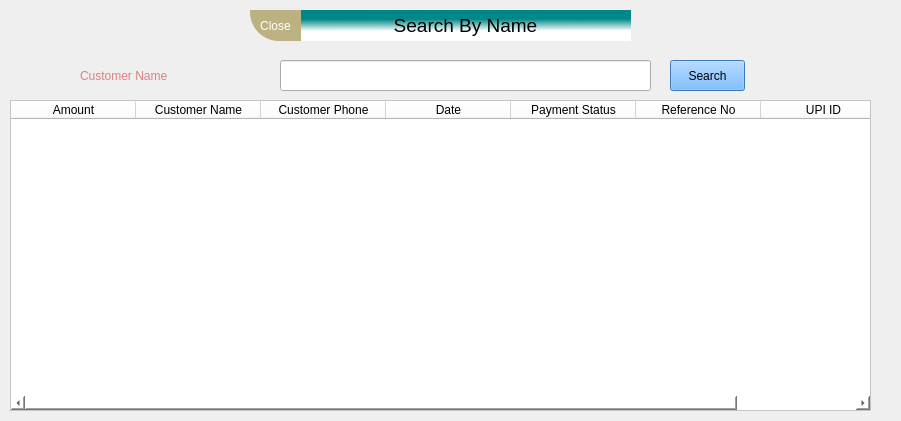
   <widget class="QWidget" name="widget_search" native="true">
    <property name="geometry">
     <rect>
      <x>30</x>
      <y>0</y>
      <width>901</width>
      <height>421</height>
     </rect>
    </property>
    <widget class="QTableWidget" name="search_tableWidget">
     <property name="geometry">
      <rect>
       <x>10</x>
       <y>100</y>
       <width>861</width>
       <height>311</height>
      </rect>
     </property>
     <property name="sizePolicy">
      <sizepolicy hsizetype="Expanding" vsizetype="Expanding">
       <horstretch>0</horstretch>
       <verstretch>0</verstretch>
      </sizepolicy>
     </property>
     <property name="minimumSize">
      <size>
       <width>0</width>
       <height>0</height>
      </size>
     </property>
     <property name="maximumSize">
      <size>
       <width>921</width>
       <height>16777215</height>
      </size>
     </property>
     <property name="sizeIncrement">
      <size>
       <width>0</width>
       <height>0</height>
      </size>
     </property>
     <property name="baseSize">
      <size>
       <width>0</width>
       <height>0</height>
      </size>
     </property>
     <property name="mouseTracking">
      <bool>false</bool>
     </property>
     <property name="styleSheet">
      <string notr="true">background-color: rgb(255, 255, 255);
border-color: rgb(141, 206, 198);
font: 12pt &quot;Arial&quot;;
</string>
     </property>
     <property name="locale">
      <locale language="English" country="India"/>
     </property>
     <property name="editTriggers">
      <set>QAbstractItemView::NoEditTriggers</set>
     </property>
     <property name="dragDropOverwriteMode">
      <bool>true</bool>
     </property>
     <property name="selectionMode">
      <enum>QAbstractItemView::NoSelection</enum>
     </property>
     <property name="selectionBehavior">
      <enum>QAbstractItemView::SelectItems</enum>
     </property>
     <property name="gridStyle">
      <enum>Qt::NoPen</enum>
     </property>
     <property name="sortingEnabled">
      <bool>true</bool>
     </property>
     <attribute name="horizontalHeaderDefaultSectionSize">
      <number>125</number>
     </attribute>
     <column>
      <property name="text">
       <string>Amount</string>
      </property>
     </column>
     <column>
      <property name="text">
       <string>Customer Name</string>
      </property>
     </column>
     <column>
      <property name="text">
       <string>Customer Phone</string>
      </property>
     </column>
     <column>
      <property name="text">
       <string>Date</string>
      </property>
     </column>
     <column>
      <property name="text">
       <string>Payment Status</string>
      </property>
     </column>
     <column>
      <property name="text">
       <string>Reference No</string>
      </property>
     </column>
     <column>
      <property name="text">
       <string>UPI ID</string>
      </property>
     </column>
    </widget>
    <widget class="QLabel" name="search_label">
     <property name="geometry">
      <rect>
       <x>300</x>
       <y>10</y>
       <width>331</width>
       <height>31</height>
      </rect>
     </property>
     <property name="styleSheet">
      <string notr="true">background-color: qlineargradient(spread:pad, x1:0.528, y1:0.29, x2:0.533292, y2:0.676, stop:0 rgba(0, 135, 135, 255), stop:1 rgba(255, 255, 255, 255));
color: rgb(0, 0, 0);</string>
     </property>
     <property name="text">
      <string>&lt;html&gt;&lt;head/&gt;&lt;body&gt;&lt;p align=&quot;center&quot;&gt;&lt;span style=&quot; font-size:14pt;&quot;&gt;Search By Name&lt;/span&gt;&lt;/p&gt;&lt;/body&gt;&lt;/html&gt;</string>
     </property>
    </widget>
    <widget class="QLineEdit" name="search_name">
     <property name="geometry">
      <rect>
       <x>280</x>
       <y>60</y>
       <width>371</width>
       <height>31</height>
      </rect>
     </property>
     <property name="styleSheet">
      <string notr="true">color: rgb(0, 0, 70);
font: 700 14pt &quot;Segoe UI Variable Display&quot;;</string>
     </property>
    </widget>
    <widget class="QLabel" name="search_label_2">
     <property name="geometry">
      <rect>
       <x>80</x>
       <y>60</y>
       <width>171</width>
       <height>31</height>
      </rect>
     </property>
     <property name="styleSheet">
      <string notr="true">color: rgb(220, 127, 127);
font: 700 15pt &quot;Segoe Print&quot;;</string>
     </property>
     <property name="text">
      <string>Customer Name</string>
     </property>
    </widget>
    <widget class="QPushButton" name="search_close">
     <property name="geometry">
      <rect>
       <x>250</x>
       <y>10</y>
       <width>51</width>
       <height>31</height>
      </rect>
     </property>
     <property name="cursor">
      <cursorShape>PointingHandCursor</cursorShape>
     </property>
     <property name="styleSheet">
      <string notr="true">background-color: rgb(188, 178, 129);
font: 10pt &quot;Segoe Print&quot;;
color: rgb(255, 255, 255);
border-bottom-left-radius:29px;</string>
     </property>
     <property name="text">
      <string>Close</string>
     </property>
    </widget>
    <widget class="QPushButton" name="search_search">
     <property name="geometry">
      <rect>
       <x>670</x>
       <y>60</y>
       <width>75</width>
       <height>31</height>
      </rect>
     </property>
     <property name="styleSheet">
      <string notr="true">background-color: rgb(85, 170, 255);
color: rgb(0, 0, 0);
font: 700 12pt &quot;Segoe Script&quot;;</string>
     </property>
     <property name="text">
      <string>Search</string>
     </property>
    </widget>
   </widget>
